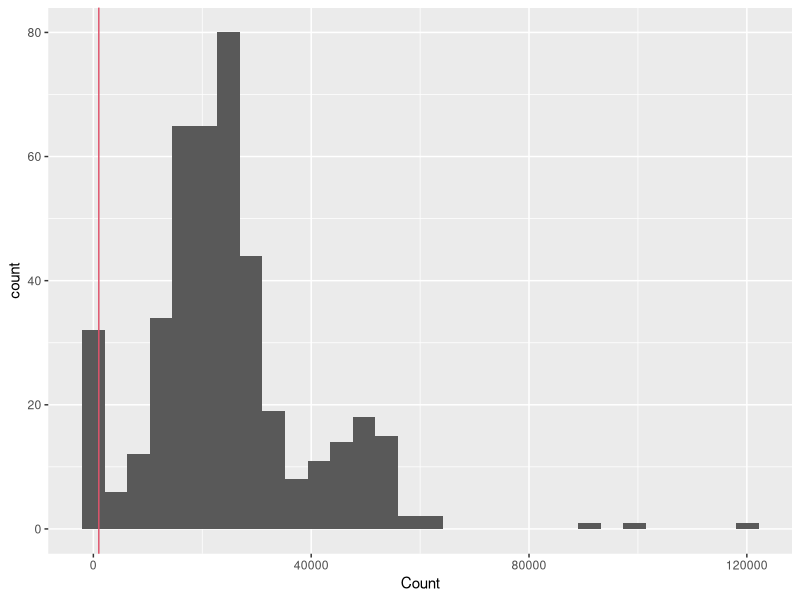
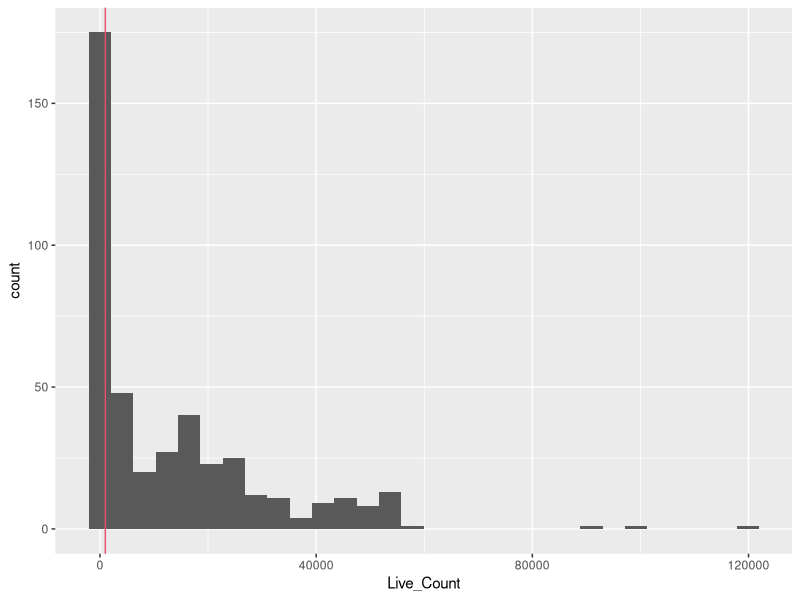
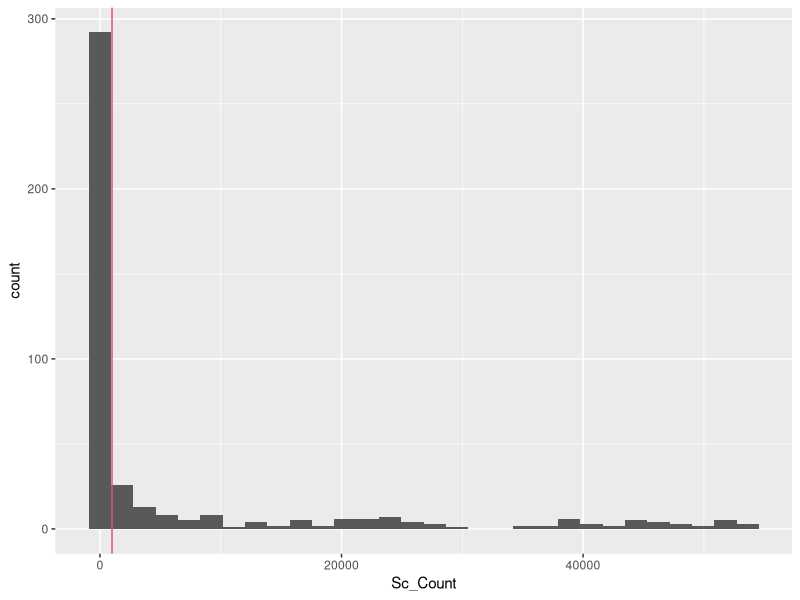
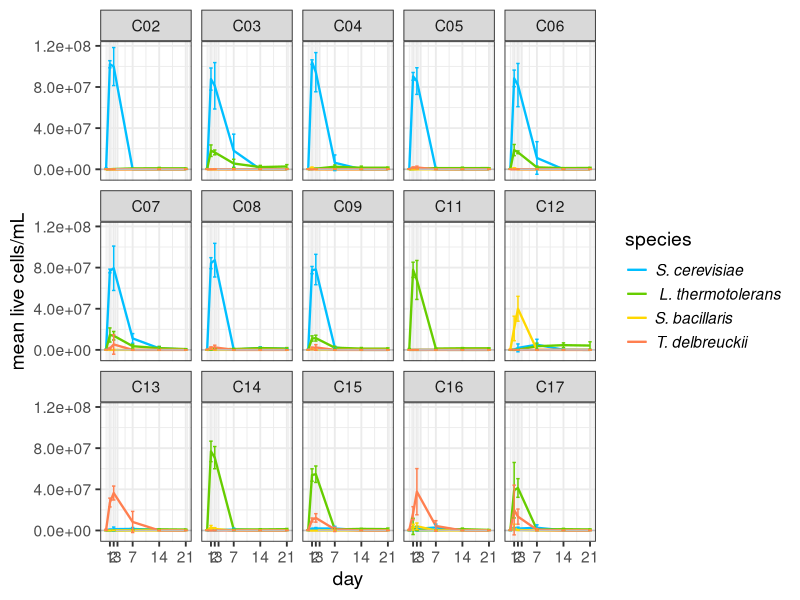

These charts were generated, in order, by the following R code: (Note: this script raises an error after producing the figures.)
# v10: started february-2024
# TO DO:
# work on fig.5 of max CFU reached - order by richness, make colour for Sc present DONE!
# ANOVAs on max CFUs  (15 feb 2024) DONE!
# PROBLEM: why Sb causing problems for ANOVAs of max CFU/mL? 


##############################################################################################################
library(readxl)
library(tidyverse)
library(dplyr)
library(tidyr)
library(ggplot2)
library(car) # for ANOVAs
library(lme4) # for ANOVAs
library(vegan) #for posthoc 
library(emmeans) #for posthoc
library(patchwork)#for combining plots
library(ggpubr) # for t-test p-values on plots


# Loading and transforming data #####
# remember to rename top of columns in excel file (DONE)
setwd("~/Library/CloudStorage/OneDrive-WageningenUniversity&Research/2023_montpellier/experiments/data/cytometer")
# setwd("/Users/thibault/Google Drive/Boulot/Projets/Projet Alanna")

# until script line 160 is data import
#round 1 import
day00.1 <- readxl::read_xlsx(path="cytometer_raw_EXCEL.xlsx", sheet = "r1_d00") 
day00.1 <- day00.1 %>%
  mutate(day = "d00") %>%
  mutate(round = "r01")

day01.1 <- readxl::read_xlsx(path="cytometer_raw_EXCEL.xlsx", sheet = "r1_d01") 
day01.1 <- day01.1 %>%
  mutate(day = "d01") %>%
  mutate(round = "r01")

day02.1 <- readxl::read_xlsx(path="cytometer_raw_EXCEL.xlsx", sheet = "r1_d02") 
day02.1 <- day02.1 %>%
  mutate(day = "d02") %>%
  mutate(round = "r01")
  
day07.1 <- readxl::read_xlsx(path="cytometer_raw_EXCEL.xlsx", "r1_d07")
day07.1 <- day07.1 %>%
  mutate(day = "d07") %>%
  mutate(round = "r01")

day14.1 <- readxl::read_xlsx(path="cytometer_raw_EXCEL.xlsx", sheet = "r1_d14")
day14.1 <- day14.1 %>%
  mutate(day = "d14") %>%
  mutate(round = "r01")

day21.1 <- readxl::read_xlsx(path="cytometer_raw_EXCEL.xlsx", sheet = "r1_d21")
day21.1 <- day21.1 %>%
  mutate(day = "d21") %>%
  mutate(round = "r01")


#round 2 import
day00.2 <- readxl::read_xlsx(path="cytometer_raw_EXCEL.xlsx", sheet = "r2_d00") 
day00.2 <- day00.2 %>%
  mutate(day = "d00") %>%
  mutate(round = "r02")

day01.2 <- readxl::read_xlsx(path="cytometer_raw_EXCEL.xlsx", sheet = "r2_d01") 
day01.2 <- day01.2 %>%
  mutate(day = "d01") %>%
  mutate(round = "r02")

day02.2 <- readxl::read_xlsx(path="cytometer_raw_EXCEL.xlsx", sheet = "r2_d02") 
day02.2 <- day02.2 %>%
  mutate(day = "d02") %>%
  mutate(round = "r02")

day07.2 <- readxl::read_xlsx(path="cytometer_raw_EXCEL.xlsx", "r2_d07")
day07.2 <- day07.2 %>%
  mutate(day = "d07") %>%
  mutate(round = "r02")

day14.2 <- readxl::read_xlsx(path="cytometer_raw_EXCEL.xlsx", sheet = "r2_d14")
day14.2 <- day14.2 %>%
  mutate(day = "d14") %>%
  mutate(round = "r02")

day21.2 <- readxl::read_xlsx(path="cytometer_raw_EXCEL.xlsx", sheet = "r2_d21")
day21.2 <- day21.2 %>%
  mutate(day = "d21") %>%
  mutate(round = "r02")


#round 3 import
day00.3 <- readxl::read_xlsx(path="cytometer_raw_EXCEL.xlsx", sheet = "r3_d00")
day00.3 <- day00.3 %>%
  mutate(day = "d00") %>%
  mutate(round = "r03")

day01.3 <- readxl::read_xlsx(path="cytometer_raw_EXCEL.xlsx", sheet = "r3_d01")
day01.3 <- day01.3 %>%
  mutate(day = "d01") %>%
  mutate(round = "r03")

day02.3 <- readxl::read_xlsx(path="cytometer_raw_EXCEL.xlsx", sheet = "r3_d02")
day02.3 <- day02.3 %>%
  mutate(day = "d02") %>%
  mutate(round = "r03")

day07.3 <- readxl::read_xlsx(path="cytometer_raw_EXCEL.xlsx", "r3_d07")
day07.3 <- day07.3 %>%
  mutate(day = "d07") %>%
  mutate(round = "r03")

day14.3 <- readxl::read_xlsx(path="cytometer_raw_EXCEL.xlsx", sheet = "r3_d14")
day14.3 <- day14.3 %>%
  mutate(day = "d14") %>%
  mutate(round = "r03")

day21.3 <- readxl::read_xlsx(path="cytometer_raw_EXCEL.xlsx", sheet = "r3_d21")
day21.3 <- day21.3 %>%
  mutate(day = "d21") %>%
  mutate(round = "r03")


#round 4 import
day00.4 <- readxl::read_xlsx(path="cytometer_raw_EXCEL.xlsx", sheet = "r4_d00")
day00.4 <- day00.4 %>%
  mutate(day = "d00") %>%
  mutate(round = "r04")

day01.4 <- readxl::read_xlsx(path="cytometer_raw_EXCEL.xlsx", sheet = "r4_d01")
day01.4 <- day01.4 %>%
  mutate(day = "d01") %>%
  mutate(round = "r04")

day02.4 <- readxl::read_xlsx(path="cytometer_raw_EXCEL.xlsx", sheet = "r4_d02")
day02.4 <- day02.4 %>%
  mutate(day = "d02") %>%
  mutate(round = "r04")

day07.4 <- readxl::read_xlsx(path="cytometer_raw_EXCEL.xlsx", "r3_d07")
day07.4 <- day07.4 %>%
  mutate(day = "d07") %>%
  mutate(round = "r04")

day14.4 <- readxl::read_xlsx(path="cytometer_raw_EXCEL.xlsx", sheet = "r4_d14")
day14.4 <- day14.4 %>%
  mutate(day = "d14") %>%
  mutate(round = "r04")

day21.4 <- readxl::read_xlsx(path="cytometer_raw_EXCEL.xlsx", sheet = "r4_d21")
day21.4 <- day21.4 %>%
  mutate(day = "d21") %>%
  mutate(round = "r04")

# combine all dataframes together
mydata <- rbind(day00.1, day01.1, day02.1, day07.1, day14.1, day21.1, 
                day00.2, day01.2, day02.2, day07.2, day14.2, day21.2,
                day00.3, day01.3, day02.3, day07.3, day14.3, day21.3,
                day00.4, day01.4, day02.4, day07.4, day14.4, day21.4 )


# transformation of the table
vec <- which(!is.na(mydata$parameter1))
for(i in 1:(length(vec))){
  val1 <- vec[i]
  val2 <- (vec[i+1])-1
  
  if(i == length(vec)){
    mydata$parameter1[val1:nrow(mydata)] <- mydata$parameter1[val1]
  }else{
    mydata$parameter1[val1:val2] <- mydata$parameter1[val1]
  }
}


vec2 <- which(!is.na(mydata$parameter2))
for(i in 1:(length(vec2))){
  val1 <- vec2[i]
  val2 <- (vec2[i+1])-1
  
  if(i == length(vec2)){
    mydata$parameter2[val1:nrow(mydata)] <- mydata$parameter2[val1]
  }else{
    mydata$parameter2[val1:val2] <- mydata$parameter2[val1]
  }
}


vec3 <- which(!is.na(mydata$groups))
for(i in 1:(length(vec3))){
  val1 <- vec3[i]
  val2 <- (vec3[i+1])-1
  
  if(i == length(vec3)){
    mydata$groups[val1:nrow(mydata)] <- mydata$groups[val1]
  }else{
    mydata$groups[val1:val2] <- mydata$groups[val1]
  }
}

vec4 <- which(!is.na(mydata$gates))
for(i in 1:(length(vec4))){
  val1 <- vec4[i]
  val2 <- (vec4[i+1])-1
  
  if(i == length(vec4)){
    mydata$gates[val1:nrow(mydata)] <- mydata$gates[val1]
  }else{
    mydata$gates[val1:val2] <- mydata$gates[val1]
  }
}

mytidy <- mydata %>% slice(6:n())

#remove junk rows & repeat columns
myclean <- mytidy %>%
  filter(Sample != "Sample") %>%
  filter(Group != "NA") %>% 
  select(-c("Group", "Workspace", "Autogate Status" ))#check that it is all "Group" workspace 

#renaming things
myclean <- myclean %>% 
  mutate(gates = str_replace(gates,  "Gate: Bb", "Bb")) %>%  
  mutate(gates = str_replace(gates,  "Gate: Brett?", "Brett")) %>%  
  mutate(gates = str_replace(gates,  "Gate: Live", "Live")) %>%
  mutate(gates = str_replace(gates,  "Gate: Dead", "Dead")) %>%
  mutate(gates = str_replace(gates,  "Gate: All Events", "All Events")) %>%
  mutate(gates = str_replace(gates,  "Gate: Noise", "Noise")) %>%
  mutate(gates = str_replace(gates,  "Gate: Lt - mCh", "Lt")) %>%
  mutate(gates = str_replace(gates,  "Gate: Sb/Td - GFP/mCit", "Sb/Td")) %>%
  # mutate(gates = str_replace(gates,  "Gate: Sc BC3 - mCit+mCh", "Sc")) %>% #wont work :()
  mutate(gates = str_replace(gates,  "Gate: LpSyto9", "Lp")) %>%
  mutate(gates = str_replace(gates,  "Gate: Levures", "Levures")) %>%
  mutate(gates = str_replace(gates,  "Gate: Sb", "Sb")) %>%
  mutate(gates = str_replace(gates,  "Gate: Td", "Td")) 

#fix long names
myclean$parameter1 <- gsub(".*X Parameter: ","", myclean$parameter1) 
myclean$parameter2 <- gsub(".*Y Parameter: ","", myclean$parameter2) 
myclean$gates <- gsub(".*mCh","Sc", myclean$gates) #won't work above, so will change here
myclean$groups <- gsub(".*Group: ","", myclean$groups) 

# make numeric
myclean$Count <- as.numeric(myclean$Count)
myclean$Concentration <- as.numeric(myclean$Concentration)
myclean$`%Total` <- as.numeric(myclean$`%Total`)
myclean$`%Gated` <- as.numeric(myclean$`%Gated`)

#myclean$Sample[myclean$Sample == "D9"] <- "C01"
# write_csv(myclean, "myclean.csv")

# check for weird to remove
unique(myclean$gates) # list all gate options (weird to maybe remove? = Gate: R1, Brett?, Noise? )
unique(myclean$Sample) # check for weird things (currently to remove ="C01(1)", "D09", "F9", "C10_2")
unique(myclean$groups) 

# need to try and remove junk values 
myclean <- myclean %>% 
  filter(Sample != "C01(1)") %>% 
  filter(Sample != "D9") %>% 
  filter(Sample != "F9") %>% 
  filter(Sample != "C10_2")
unique(myclean$Sample) # check again 


## Select for total yeast #######
my_Total_population <- myclean %>%
  filter(parameter1 == "FSC-A") %>%
  filter(parameter2 == "SSC-A") %>%
  filter(gates == "Levures") %>%
  filter(groups == "IP") %>%
  mutate(type = "Total_population") %>%
  select(-parameter1, -parameter2,-gates, -groups,-Gate) %>%
  rename("Total_Concentration" = Concentration)

#table(my_Total_population$Sample, my_Total_population$day)

my_Total_population %>%
  # filter(Count > 1000) %>%
  ggplot(aes(x = Count)) +
  geom_histogram() +
  geom_vline(xintercept = 1000, col = 2)


## Live cells concentration ####
my_live_population <- myclean %>%
  filter(parameter1 == "BL3-H") %>%
  filter(parameter2 == "SSC-H") %>%
  filter(gates == "Live") %>%
  filter(groups == "IP") %>%
  mutate(type = "Live_population") %>%
  select(-parameter1, -parameter2,-gates, -groups,-Gate) %>%
  rename("Live_Concentration" = Concentration,
         "Live_Count" = Count)

my_live_population %>%
  filter(Live_Count < 1000) %>%
  as.data.frame()

my_live_population %>%
  ggplot(aes(x = Live_Count)) +
  geom_histogram() +
  geom_vline(xintercept = 1000, col = 2)

# not sure what this is ???
sum(my_live_population$Live_Count < 1000) / nrow(my_live_population) * 100


## Sc concentration ####
my_Sc_population <- myclean %>%
  filter(parameter1 == "YL2-H") %>%
  filter(parameter2 == "BL1-H") %>%
  filter(gates == "Sc") %>%
  filter(groups == "IP") %>%
  mutate(type = "Sc_population") %>%
  select(-parameter1, -parameter2,-gates, -groups,-Gate) %>%
  rename("Sc_Concentration" = Concentration,
         "Sc_Count" = Count)

my_Sc_population %>%
  filter(Sc_Count < 1000) %>%
  as.data.frame()

my_Sc_population %>%
  ggplot(aes(x = Sc_Count)) +
  geom_histogram() +
  geom_vline(xintercept = 1000, col = 2)

# again, not sure what this is?
sum(my_Sc_population$Sc_Count < 1000)/nrow(my_Sc_population) * 100

## Sb concentration ####
my_Sb_population <- myclean %>%
  filter(parameter1 == "VL2-H") %>%
  filter(parameter2 == "SSC-H") %>%
  filter(gates == "Sb") %>%
  filter(groups == "IP") %>%
  mutate(type = "Sb_population") %>%
  select(-parameter1, -parameter2,-gates, -groups,-Gate) %>%
  rename("Sb_Concentration" = Concentration,
         "Sb_Count" = Count)

## Lt concentration ####
my_Lt_population <- myclean %>%
  filter(parameter1 == "YL2-H") %>%
  filter(parameter2 == "BL1-H") %>%
  filter(gates == "Lt") %>%
  filter(groups == "IP") %>%
  mutate(type = "Lt_population") %>%
  select(-parameter1, -parameter2,-gates, -groups,-Gate) %>%
  rename("Lt_Concentration" = Concentration,
         "Lt_Count" = Count)

## Td concentration ####
my_Td_population <- myclean %>%
  filter(parameter1 == "VL2-H") %>%
  filter(parameter2 == "SSC-H") %>%
  filter(gates == "Td") %>%
  filter(groups == "IP") %>%
  mutate(type = "Td_population") %>%
  select(-parameter1, -parameter2,-gates, -groups,-Gate) %>%
  rename("Td_Concentration" = Concentration,
         "Td_Count" = Count)

## see where noise is (i.e., counts that are in negative control with PBS+IP)
noise_Sc <- my_Sc_population %>% filter(Sample=="PBS+IP")
noise_Sb <- my_Sb_population %>% filter(Sample=="PBS+IP")
noise_Td <- my_Td_population %>% filter(Sample=="PBS+IP")
noise_Lt <- my_Lt_population %>% filter(Sample=="PBS+IP") #can see noise is in the Lt gate...

# check that tables were actually made
table(my_live_population$Sample, my_live_population$day)
table(my_Sc_population$Sample,my_Sc_population$day)
table(my_Sb_population$Sample,my_Sb_population$day)
table(my_Lt_population$Sample,my_Lt_population$day)
table(my_Td_population$Sample,my_Td_population$day)

# Fusionner les tableaux 
TOTAL <- my_Total_population  %>% select(day, Sample, round, Count, Total_Concentration)
LIVE <- my_live_population  %>% select(day, Sample, round, Live_Count, Live_Concentration)
SC <- my_Sc_population  %>% select(day, Sample, round, Sc_Count, Sc_Concentration)
SB <- my_Sb_population  %>% select(day, Sample, round, Sb_Count, Sb_Concentration)
LT <- my_Lt_population  %>% select(day, Sample, round, Lt_Count, Lt_Concentration)
TD <- my_Td_population  %>% select(day, Sample, round, Td_Count, Td_Concentration)

fused <- left_join(LIVE, SC) %>%
  left_join(SB) %>%
  left_join(LT) %>%
  left_join(TD) %>%
  left_join(TOTAL) 

# calculate proportion of each species from total live
fused <- fused %>%
  mutate(Sc_prop = Sc_Concentration/Live_Concentration) %>%
  mutate(Sb_prop = Sb_Concentration/Live_Concentration) %>%
  mutate(Lt_prop = Lt_Concentration/Live_Concentration) %>%
  mutate(Td_prop = Td_Concentration/Live_Concentration) %>%
  mutate(percent_alive = Live_Concentration/Total_Concentration*100)

wrong <- fused %>% filter(percent_alive >=100) # check that there's 0 cases where live_concentration > total_concentration


#### Loading the META dataset of dilution factor, species compositions, species richness
mydilutions <- readxl::read_xlsx(path="META_cyto.xlsx")  %>%
  pivot_longer(cyto_d00:cyto_d21, names_to = "day", values_to = "dilution") %>% 
  separate(day, c("A", "day")) %>% 
  select(-A) %>%
  rename("Sample" = comm)
  
## fusion of the two tables [JOINED dataframe]
joined <- left_join(fused, mydilutions)

# concentration calculation with the dilutions 
# 1000 is to change from uL to mL
joined <- joined %>%
  mutate(Live_Concentration = Live_Concentration*dilution*1000) %>%
  mutate(Sc_Concentration = Sc_Concentration*dilution*1000) %>%
  mutate(Sb_Concentration = Sb_Concentration*dilution*1000) %>%
  mutate(Lt_Concentration = Lt_Concentration*dilution*1000) %>%
  mutate(Td_Concentration = Td_Concentration*dilution*1000) %>%
  mutate(Total_Concentration = Total_Concentration*dilution*1000)

# keep only rows referring to communities 
joined <- joined %>% 
  filter(Sample != "IP") %>% 
  filter(Sample != "PBS+IP") %>% 
  filter(Sample != "IP+Syto9") %>% 
  filter(Sample != "Syto9") %>%
  filter(day !=14 | round != "r02") %>% # I think I forgot IP here, so remove this data...
  filter(Live_Count > 200) %>% #remove background junk (4 data points)
  filter(percent_alive < 10000) 
  
# turn day into numeric 
joined$day <- gsub(".*d","", joined$day)
joined$day <- as.numeric(joined$day )






####### CONCENTRATIONS ##########
## [mylong_conc dataframe]
## make day numeric, make into long format for proportions and concentrations
mylong_conc <- joined %>% 
  select(day, Sample, round, Sc_Concentration, Sb_Concentration, Lt_Concentration, Td_Concentration) %>%
  pivot_longer(
    cols = Sc_Concentration:Td_Concentration,
    values_to = "concentration",
    names_to = "species"
  ) %>%
  mutate(species = factor(species,  #just reorder so Sc first, matches order in other plots
        levels = c("Sc_Concentration", "Lt_Concentration", "Sb_Concentration", "Td_Concentration"))) 

##### CONCENTRATIONS PLOTS = fig. 4 and S4 (feb. 2024). good size = 
mylong_conc %>%
  # filter(day > 4) %>%
  filter(Sample != "C01") %>%
  filter(Sample != "C10") %>%
  group_by(day, Sample, species) %>%
  summarise_if(is.numeric, c(mean, sd), na.rm = TRUE) %>%
  ggplot(aes(x = day, y = fn1, col = species, group = species)) +
  scale_colour_manual(
    values = c("deepskyblue","chartreuse3", "gold",  "coral"),
    breaks = c("Sc_Concentration","Lt_Concentration", "Sb_Concentration",  "Td_Concentration"),
    labels = list(
      expression(italic("S. cerevisiae")),
      expression(italic("L. thermotolerans")),
      expression(italic("S. bacillaris")),
      expression(italic("T. delbreuckii"))
    )
  ) +
  # geom_ribbon(aes(ymin = 0, ymax = 10^4), fill = "grey", alpha = 0.2) + # for figS4 log10 scale
  geom_line(size = 0.8) +
  geom_hline(yintercept=10^4, colour = "grey") +
  geom_errorbar(aes(ymin = fn1 - fn2, ymax = fn1 + fn2)) +
  facet_wrap(~Sample, ncol = 5) +
  theme_bw(base_size = 14) +
  scale_x_continuous(breaks = c(1, 2, 3, 7, 14, 21)) +
  # scale_y_log10() +# for figS4 log10 scale
  labs(y = "mean live cells/mL") +
  theme(legend.text = element_text(hjust = -0.1))




#### PLOTS of MAX POPLN SIZE #####
max_conc <- joined %>%
group_by(Sample, round, Sc, Lt, Td, Sb, richness) %>%
  summarise(max_conc = max(Live_Concentration, na.rm = TRUE) )

max_conc <- max_conc %>% 
  filter(Sample != "C01" ) %>% #remove just Sc control 
  filter(Sample != "C10" ) #remove just Bb and Lp control 

# check max counts make sense (i.e., lower in NS communities, varied in C10, )
# Create a factor variable with the desired order
richness_order <- c("C02", "C11", "C12", "C13", 
                    "C03", "C04", "C05", "C14", "C15", "C16",
                    "C06", "C07", "C08", "C17",
                    "C09")  # Fill in the desired order
# reorder by richness
max_conc$Sample <- factor(max_conc$Sample, levels = richness_order)

# plot fig. 5A (feb 2024): 6x10 good pdf export size
max_conc <- max_conc %>%
  mutate(richness_label = paste0("", richness)) # used to label with richenss levels

max_conc %>% 
  ggplot(aes(x = Sample, y = max_conc, color = Sc, fill = Sc)) +
  geom_boxplot() +
  scale_fill_manual(
    values = c("grey90", "skyblue"), 
    labels = c("absent", "present")) +  # Set the legend labels for fill
  scale_colour_manual(
    values = c("grey50", "deepskyblue"), 
    labels = c("absent", "present")) +  # Set the legend labels for color
  labs(y = "max live cells/mL", x = "community", color = "S. cerevisiae?", fill = "S. cerevisiae?") +  # Change both legend titles
  theme_bw(base_size = 14) +
  theme(
    legend.title = element_text(face = "italic"),
    legend.position = "right"
    )
# +
  # geom_text(aes(label = richness_label, y = -0.5), vjust = 0, size = 4)  # Plotting richness below x-axis labels


# plots for fig. 5 B-D (feb. 2024)

# plot Sc. vs. non.Sc max_conc %>% 
plot2 <- max_conc %>% 
  ggplot(aes(x = Sc, y = max_conc, color=Sc, fill = Sc)) +
  geom_boxplot() +
  scale_fill_manual(
    values = c("grey90", "skyblue"), 
    labels = c("absent", "present")) +  # Set the legend labels for fill
  scale_colour_manual(
    values = c("grey50", "deepskyblue"), 
    labels = c("absent", "present")) +  # Set the legend labels for color
  labs(y = "max live cells/mL", x = "", color = "S. cerevisiae?", fill = "S. cerevisiae?", size =20) +  # Change both legend titles
  theme_bw(base_size = 14) +
  theme(legend.title = element_text(face = "italic"),
        legend.position = "bottom",
        legend.direction = "vertical",
        axis.text.x = element_blank())  +
  stat_compare_means(method = "t.test", label = "p.format", size = 5)  # Add p-value comparisons between groups

# plot Td vs. non.Td 
plot3 <- max_conc %>% 
  ggplot(aes(x = Td, y = max_conc, color=Td, fill = Td)) +
  geom_boxplot() +
  scale_fill_manual(
    values = c("grey90", "coral"), 
    labels = c("absent", "present")) +  # Set the legend labels for fill
  scale_colour_manual(
    values = c("grey50", "coral2"), 
    labels = c("absent", "present")) +  # Set the legend labels for color
  labs(y = "", x = "", color = "T. delbrueckii?", fill = "T. delbrueckii?") +  # Change both legend titles
  theme_bw(base_size = 14) +
  theme(legend.title = element_text(face = "italic"),
        legend.position = "bottom",
        legend.direction = "vertical",
        axis.text.x = element_blank())  +
  stat_compare_means(method = "t.test", label = "p.format", size = 5)  # Add p-value comparisons between groups


# plot Sb vs. non Sb 
plot4 <- max_conc %>% 
  ggplot(aes(x = Sb, y = max_conc, color=Sb, fill = Sb)) +
  geom_boxplot() +
  scale_fill_manual(
    values = c("grey90", "gold"), 
    labels = c("absent", "present")) +  # Set the legend labels for fill
  scale_colour_manual(
    values = c("grey50", "gold3"), 
    labels = c("absent", "present")) +  # Set the legend labels for color
  labs(y = "", x = "", color = "S. bacillaris?", fill = "S. bacillaris?") +  # Change both legend titles
  theme_bw(base_size = 14) +
  theme(legend.title = element_text(face = "italic"),
        legend.position = "bottom",
        legend.direction = "vertical",
        axis.text.x = element_blank())  +
  stat_compare_means(method = "t.test", label = "p.format", size = 5)  # Add p-value comparisons between groups


# plot Lt vs. non Lt 
plot5 <- max_conc %>% 
  ggplot(aes(x = Lt, y = max_conc, color=Lt, fill = Lt)) +
  geom_boxplot() +
  scale_fill_manual(
    values = c("grey90", "chartreuse1"), 
    labels = c("absent", "present")) +  # Set the legend labels for fill
  scale_colour_manual(
    values = c("grey50", "chartreuse3"), 
    labels = c("absent", "present")) +  # Set the legend labels for color
  labs(y = "", x = "", color = "L. thermotolerans?", fill = "L. thermotolerans?") +  # Change both legend titles
  theme_bw(base_size = 14) +
  theme(legend.title = element_text(face = "italic"),
        legend.position = "bottom",
        legend.direction = "vertical",
        axis.text.x = element_blank())  +
  stat_compare_means(method = "t.test", label = "p.format", size = 5) # Add p-value comparisons between groups

# Combine plots (good size is 6x10 for pdf export)
combined_plots <-  plot2 + plot3 + plot4 + plot5 + plot_layout(ncol = 5)
combined_plots


#### ANOVAs of max CFUs
# suppl. Table S9
# compare 4 monocultures (Sc = C02, Lt = C11, Sb = C12, Td = C13)
max_conc2 <- max_conc %>% filter(richness == 1)
lm_rich <- lm(max_conc ~ Sample, data = max_conc2) 
Anova(lm_rich, type = 3)  
summary(lm_rich)

# plot maxCFU of monocultures fig. S5
max_conc2 %>% 
  ggplot(aes(x = Sample, y = max_conc, colour= Sample)) +
  geom_jitter(size = 3, width = 0.1) +
  scale_colour_manual(
    values = c("deepskyblue","chartreuse3", "gold",  "coral"),
    labels = list(
      expression(italic("S. cerevisiae")),
      expression(italic("L. thermotolerans")),
      expression(italic("S. bacillaris")),
      expression(italic("T. delbreuckii"))
    )) +
  labs(y = "max live cells/mL", x = "community", fill = "monoculture", colour = "monoculture") +  # Change both legend titles
  theme_bw(base_size = 14)+
  stat_compare_means(method = "anova")+      
  stat_compare_means(label = "p.signif", method = "t.test",
                     ref.group = "C02")   


# all communities 
max_conc2 <- max_conc 
# %>% filter(richness != 4) # remove because only 1 pop'ln has 4 species
# 
# #for Thibault's help 
# write.csv(max_conc2, "max_conc_Sb_problem.csv", row.names= TRUE)

# richness and all species (problem with including Sb...) 
# Suppl. Table S10
lm_rich <- lm(formula = max_conc ~ Sc + Lt + Td + Sb + as.factor(richness) , data = max_conc2)
Anova(lm_rich, type = 3)  
summary(lm_rich)

# species effects only
# Suppl. Table S11
lm_rich <- lm(formula = max_conc ~ + Sc + Lt + Td + Sb, data = max_conc2)
Anova(lm_rich, type = 3)  
summary(lm_rich)

# # richness only, species effects excluded 
# lm_rich <- lm(max_conc ~ as.factor(richness), data = max_conc2) 
# Anova(lm_rich, type = 3)  
# summary(lm_rich)

# # richness and Sc effect 
# lm_rich <- lm(max_conc ~ as.factor(richness) + Sc, data = max_conc2) 
# Anova(lm_rich, type = 3)  
# summary(lm_rich) 
# emmeans(lm_rich, pairwise ~ richness) 














# # for each species alone (i.e., t-test,), use ALL DATA (dataframe "max_conc" not "max_conc2")
# lm_1species <- lm(max_conc ~  Sb, data = max_conc) 
# Anova(lm_1species, type = 3)  
# summary(lm_1species) 


# both richness and identity (can't do both....)
# max_conc2 <- max_conc %>% filter(richness != 4)# remove because only 1 pop'ln has 4 species
# lm_species_richness <- lm(max_conc ~ Sc + Lt + Td + Sb + richness, data = max_conc2) 
# Anova(lm_species_richness, type = 3)  
# summary(lm_species_richness)


# no interaction (species identity)
# # lm_species <- lm(max_conc ~ richness , data = max_conc) 
# lm_species <- lm(max_conc ~ richness + Sc, data = max_conc)
# Anova(lm_species, type = 3)  
# summary(lm_species) # all significant except Sb (Sc+, Lt+, Td- )
# # emmeans(lm_species, pairwise ~ Sc|Lt|Td|Sb) 


# # interactions
# lm_species <- lm(max_conc ~ Sc * Lt * Td * Sb, data = max_conc) 
# Anova(lm_species, type = 3)  
# summary(lm_species) # only Sc (+) and Td (-) significant when interactions included
# # emmeans(lm_species, pairwise ~ Sc|Lt|Td|Sb) 


# # S. cerevisiae
# lm_Sc <- lm(max_conc ~ Sc, data = max_conc) 
# Anova(lm_Sc, type = 3)  
# # summary(lm_Sc)
# emmeans(lm_Sc, pairwise ~ Sc) # + effect of Sc (p < 0.0001)
# 
# # L. thermotolerans 
# lm_Lt <- lm(max_conc ~ Lt, data = max_conc) 
# Anova(lm_Lt, type = 3)  
# # summary(lm_Lt)
# emmeans(lm_Lt, pairwise ~ Lt) # marginal + effect of Lt (p = 0.04727)
# 
# # T. delbrueckii 
# lm_Td <- lm(max_conc ~ Td, data = max_conc) 
# Anova(lm_Td, type = 3)  
# # summary(lm_Td)
# emmeans(lm_Td, pairwise ~ Td) # small - effect of Td (p = 0.03792)
# 
# # S. bacillaris 
# lm_Sb <- lm(max_conc ~ Sb, data = max_conc) 
# Anova(lm_Sb, type = 3)  
# # summary(lm_Sb)
# emmeans(lm_Sb, pairwise ~ Sb) # no effect of Sb (p = 0.523)







# ############ PROPORTIONS (not good b/c doesn't account for actual cell #s) #######
# # ALANNA testing things (percent alive for each species)
# mylong_prop <- joined %>%
#   select(day, Sample, round, Sc_prop, Sb_prop, Lt_prop, Td_prop) %>%
#   pivot_longer(
#     cols = Sc_prop:Td_prop,
#     values_to = "proportion",
#     names_to = "species"
#   )
# alanna <- joined %>%
#   select(day, Sample, round, Sc_prop, Sb_prop, Lt_prop, Td_prop, percent_alive) %>%
#   pivot_longer(
#     cols = Sc_prop:Td_prop,
#     values_to = "proportion",
#     names_to = "species"
#   )
# # 
# alanna <- alanna %>% mutate(prop_alive = proportion*percent_alive)
# 
# alanna %>%
#   group_by(day, Sample, species) %>%
#   summarise_if(is.numeric, c(mean, sd), na.rm = TRUE) %>%
#   ggplot(aes(x = day, y = prop_alive_fn1, col = species, group = species)) +
#   scale_colour_manual(values=c("chartreuse3", "gold", "deepskyblue", "coral"))+
#   geom_line(size=1) +
#   geom_errorbar(aes(ymin=prop_alive_fn1-prop_alive_fn2, ymax=prop_alive_fn1+prop_alive_fn2))+
#   facet_wrap(~Sample) +
#   theme_bw(base_size = 15) +
#   theme(axis.text.x = element_text(angle = 90)) +
#   labs(y = "proportion alive")
# 
# ### line graph
# mylong_prop%>%
#   group_by(day, Sample, species) %>%
#   summarise_if(is.numeric, c(mean, sd), na.rm = TRUE) %>%
#   ggplot(aes(x = day, y = fn1, col = species, group = species)) +
#   scale_colour_manual(values=c("chartreuse3", "gold", "deepskyblue", "coral"))+
#   geom_line(size=0.8) +
#   geom_errorbar(aes(ymin=fn1-fn2, ymax=fn1+fn2))+
#   facet_wrap(~Sample) +
#   theme_bw(base_size = 15) +
#   theme(axis.text.x = element_text(angle = 90)) +
#   labs(y = "proportion")















###### graphs currently not used ########

# # plot live cells over time
# joined %>%
#   group_by(Sample, day) %>%
#   summarise(mean_Live_Concentration = mean(Live_Concentration),
#             se_Live_Concentration = sd(Live_Concentration) / sqrt(n())) %>%
#   ggplot(aes(x = day, y = mean_Live_Concentration, group = Sample, color = Sample)) +
#   geom_line(size = 1) +
#   geom_errorbar(aes(ymin = mean_Live_Concentration - se_Live_Concentration,
#                     ymax = mean_Live_Concentration + se_Live_Concentration),
#                 width = 0.2,
#                 color = "black", size = 0.5) +
#   geom_hline(yintercept = 10^6, linetype = 'dashed', 
#              col = 'lightblue', linewidth = 0.75) +
#   labs(y = "TOTAL live cells/mL") + 
#   theme_bw() +
#   scale_x_continuous(breaks = c(0, 1, 2, 7, 14, 21)) +
#   scale_y_log10() +
#   facet_wrap(~Sample)
# 
# 
# 
# 
# # Graph of live proportion 
# joined %>%
#   mutate(percent_dead = 100 - percent_alive)%>%
#   select(day, Sample, round, dead = percent_dead, live = percent_alive) %>%
#   group_by(day, Sample) %>%
#   summarise_if(is.numeric, mean, na.rm = TRUE) %>%
#   pivot_longer(dead:live,names_to = "statu", values_to = "percentage") %>%
#   ggplot(aes(x = as.factor(day), y = percentage, fill = statu)) +
#   geom_bar(stat = "identity") +
#   facet_wrap(~Sample)
# 
# joined %>%
#   filter(day == 0) %>%
#   select(day, Sample, round,Sc_prop,   Sb_prop, Lt_prop,Td_prop) %>%
#   group_by(day, Sample) %>%
#   summarise_if(is.numeric, mean, na.rm = TRUE) %>%
#   pivot_longer(Sc_prop:Td_prop,names_to = "Species", values_to = "percentage") %>%
#   ggplot(aes(x = Sample, y = percentage, fill = Species)) +
#   scale_fill_manual(values=c("chartreuse3", "gold", "deepskyblue", "coral"))+
#   ggtitle("live proportion: day 0") +
#   geom_bar(stat = "identity")
# 
# joined %>%
#   # filter(day != 21) %>%
#   # filter(day != 14) %>%
#   # filter(day != 7) %>%
#   select(day, Sample, round,Sc_prop,   Sb_prop, Lt_prop,Td_prop) %>%
#   group_by(day, Sample) %>%
#   summarise_if(is.numeric, mean, na.rm = TRUE) %>%
#   pivot_longer(Sc_prop:Td_prop,names_to = "Species", values_to = "percentage") %>%
#   ggplot(aes(x = Sample, y = percentage, fill = Species)) +
#   scale_fill_manual(values=c("chartreuse3", "gold", "deepskyblue", "coral"))+
#   geom_bar(stat = "identity") +
#   facet_wrap(~day, ncol = 1)
# 
# 
# joined %>% # PROBLEM: C10 not looking much different than others. almost as if C10 & C11 switched in day 3
#   filter(day != 21) %>%
#   filter(day != 14) %>%
#   filter(day != 7) %>%
#   select(day, Sample, round,Sc_Concentration,   Sb_Concentration, Lt_Concentration,Td_Concentration) %>%
#   group_by(day, Sample) %>%
#   summarise_if(is.numeric, mean, na.rm = TRUE) %>%
#   pivot_longer(Sc_Concentration:Td_Concentration,names_to = "Species", values_to = "Population") %>%
#   ggplot(aes(x = Sample, y = log10(Population), fill = Species)) +
#   geom_bar(stat = "identity") +
#   facet_wrap(~day, ncol = 1)
# 
